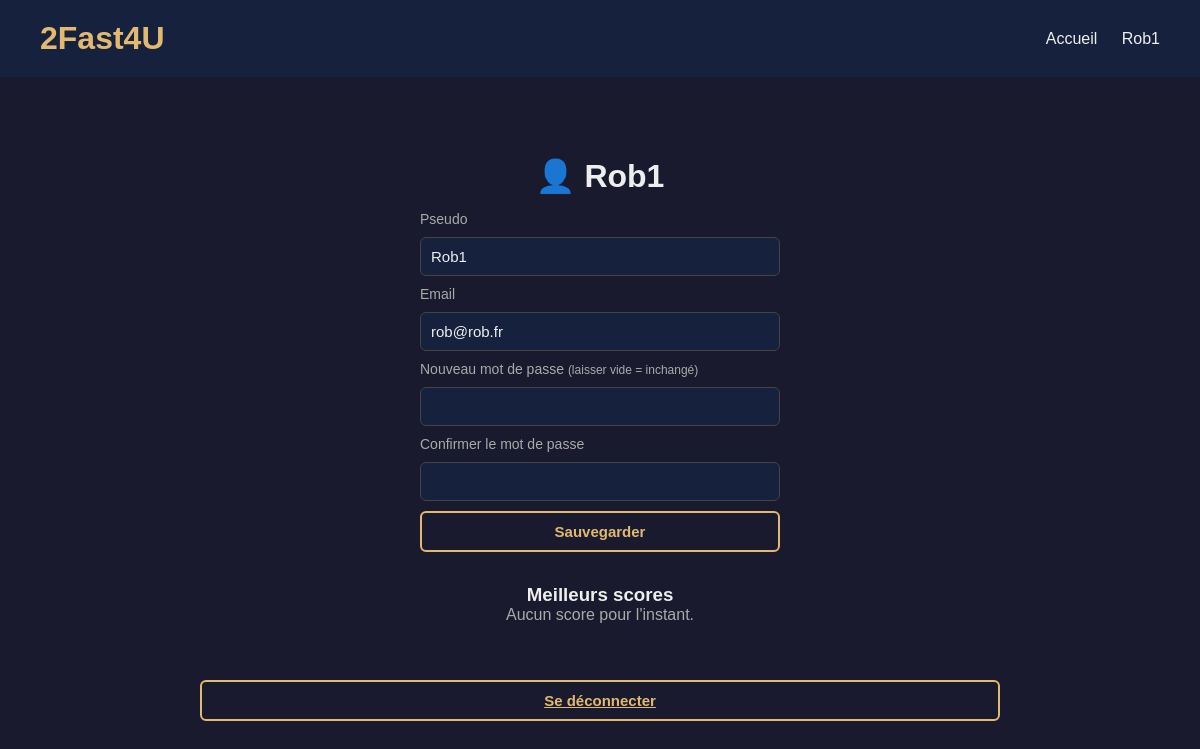
Page /pages/profile.php (signed in) on the earlier database version.
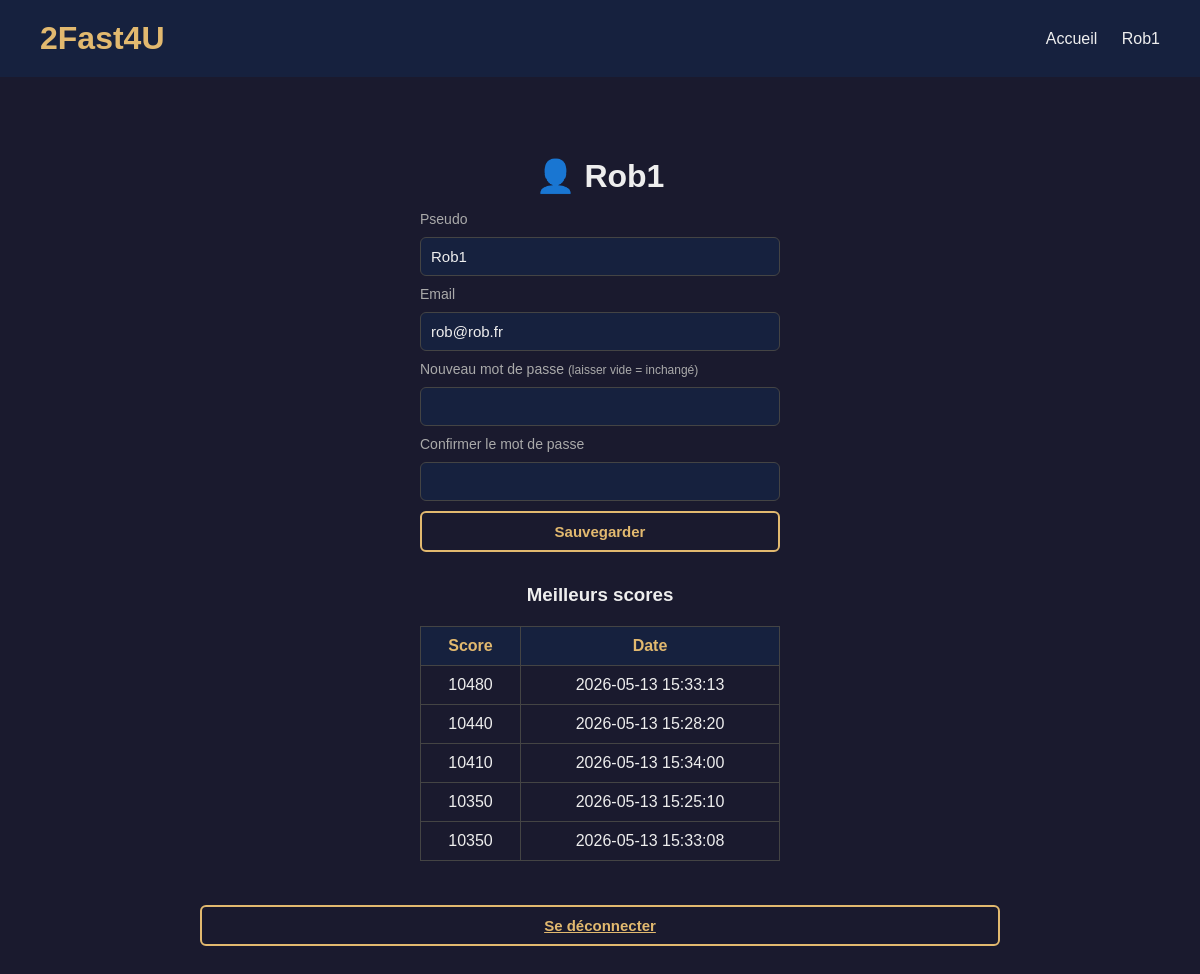
Same page on the later database version.
### tables this page shows
CREATE TABLE `utilisateur` (
  `ID` int(11) NOT NULL,
  `Pseudo` varchar(64) NOT NULL,
  `Mot_de_passe` varchar(255) NOT NULL,
  `Admin` tinyint(1) NOT NULL DEFAULT '0',
  `Email` varchar(255) DEFAULT NULL
);

CREATE TABLE `classement` (
  `ID` int(11) NOT NULL,
  `ID_utilisateur` int(11) DEFAULT NULL,
  `Score` int(11) NOT NULL,
  `Date` datetime DEFAULT CURRENT_TIMESTAMP
);

### pages/profile.php (the view, shortened to what this page needs)
<?php
require_once '../includes/db.php';
$stmt = $pdo->prepare("SELECT * FROM utilisateur WHERE ID = ?");
$stmt->execute([$_SESSION["user_id"]]);
$user = $stmt->fetch();
$stmt = $pdo->prepare("SELECT Score, Date FROM classement WHERE ID_utilisateur = ? ORDER BY Score DESC LIMIT 5");
$stmt->execute([$_SESSION["user_id"]]);
$scores = $stmt->fetchAll();
?>
<!DOCTYPE html>
<html lang="fr">
<head>
    <link rel="stylesheet" href="../css/style.css">
</head>
<body>
    <header>
        <h1>2Fast4U</h1>
        <nav>
            <a href="index.php">Accueil</a>
            <?php if (isset($_SESSION["pseudo"])): ?>
                <a href="profile.php"><?= htmlspecialchars($_SESSION["pseudo"]) ?></a>
            <?php else: ?>
                <a href="login.php">Se connecter</a>
            <?php endif; ?>
        </nav>
    </header>
    <main>
        <h2>👤 <?= htmlspecialchars($user["Pseudo"]) ?></h2>
        <form method="POST">
            <label>Pseudo</label>
            <input type="text" name="pseudo" value="<?= htmlspecialchars($user["Pseudo"]) ?>" required>
            <label>Email</label>
            <input type="email" name="email" value="<?= htmlspecialchars($user["Email"] ?? '') ?>">
            <label>Nouveau mot de passe <span style="color:#aaa;font-size:12px">(laisser vide = inchangé)</span></label>
            <input type="password" name="mot_de_passe">
            <label>Confirmer le mot de passe</label>
            <input type="password" name="confirmer">
            <button type="submit" class="btn-outline">Sauvegarder</button>
        </form>
        <h3 style="margin-top:32px">Meilleurs scores</h3>
        <?php if ($scores): ?>
            <table>
                <thead>
                    <tr><th>Score</th><th>Date</th></tr>
                </thead>
                <tbody>
                    <?php foreach ($scores as $s): ?>
                    <tr>
                        <td><?= $s["Score"] ?></td>
                        <td><?= $s["Date"] ?></td>
                    </tr>
                    <?php endforeach; ?>
                </tbody>
            </table>
        <?php else: ?>
            <p>Aucun score pour l'instant.</p>
        <?php endif; ?>
        <a href="logout.php" class="btn-outline" style="margin-top:24px;display:inline-block">Se déconnecter</a>
    </main>
</body>
</html>

### css/style.css (style rules this page uses)
* { margin: 0; padding: 0; box-sizing: border-box; }
body { font-family: Arial, sans-serif; background: #1a1a2e; color: #eee; }
header { background: #16213e; padding: 20px 40px; display: flex; align-items: center; justify-content: space-between; }
header h1 { color: #e2b96f; }
nav a { color: #eee; text-decoration: none; margin-left: 20px; font-size: 16px; }
main { max-width: 800px; margin: 80px auto; text-align: center; }
main h2 { font-size: 32px; margin-bottom: 16px; }
form { display: flex; flex-direction: column; gap: 10px; max-width: 360px; margin: 0 auto; }
form input { padding: 10px; border-radius: 6px; border: 1px solid #444; background: #16213e; color: #eee; font-size: 15px; }
form button { padding: 10px; background: #e2b96f; color: #1a1a2e; border: none; border-radius: 6px; font-weight: bold; font-size: 15px; cursor: pointer; }
form label { text-align: left; font-size: 14px; color: #aaa; }
.btn-outline { width: 100%; padding: 10px; background: transparent; color: #e2b96f; border: 2px solid #e2b96f; border-radius: 6px; font-weight: bold; font-size: 15px; cursor: pointer; transition: 0.2s; }
table { width: 100%; max-width: 360px; margin: 20px auto; border-collapse: collapse; }
table th, table td { padding: 10px; border: 1px solid #444; text-align: center; }
table th { background: #16213e; color: #e2b96f; }
table td { background: #1a1a2e; }
main p { color: #aaa; margin-bottom: 32px; }

Differences in the rows shown:
added classement: Score "10480", Date "2026-05-13 15:33:13"
added classement: Score "10440", Date "2026-05-13 15:28:20"
added classement: Score "10410", Date "2026-05-13 15:34:00"
added classement: Score "10350", Date "2026-05-13 15:25:10"
added classement: Score "10350", Date "2026-05-13 15:33:08"
Other differences:
text no longer shown: "Aucun score pour l'instant."
text now shown: "Score Date"
